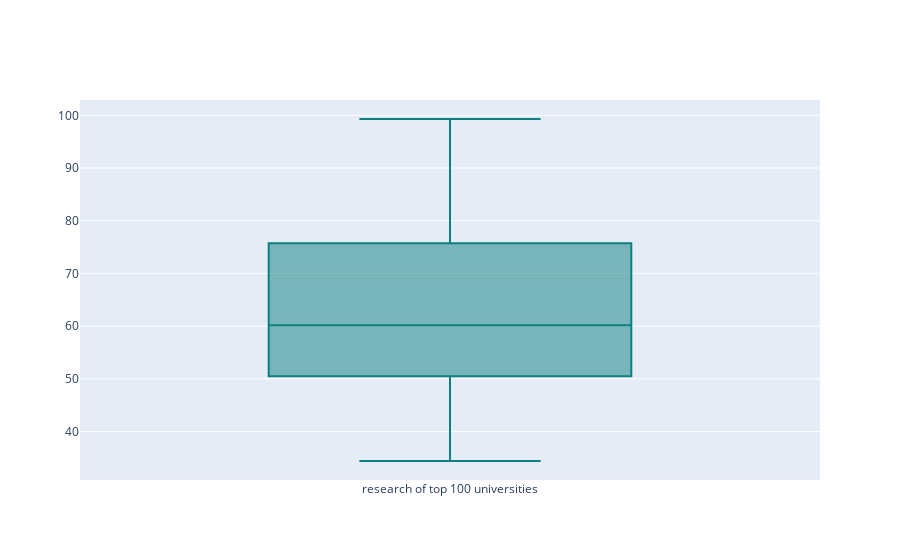

Write notebook code for a chart like this one.
### Code cell
trace=go.Box(
    y=dataSet.head(100).research,
    name='research of top 100 universities',
    marker=dict(
        color='rgb(12,128,128)'
    )
)

data=[trace]
py.offline.iplot(data)

### Figure 1 — Plotly figure (JSON) as saved in the notebook; plotly's stock layout.template omitted (floating-point values rounded to 4 significant figures)
{"data": [{"marker": {"color": "rgb(12,128,128)"}, "name": "research of top 100 universities", "type": "box", "y": [98.7, 98, 91.4, 98.1, 95.4, 94.1, 93.9, 99.3, 94.5, 89.7, 92.9, 87.9, 89.2, 88.8, 87.8, 89.1, 87.9, 73.8, 82.7, 79.3, 71.4, 81.6, 77.1, 71.5, 68.8, 91.9, 72.6, 62.5, 68, 74.8, 75.1, 76.3, 80.9, 72.6, 74.9, 69.2, 61.3, 63, 56.1, 61.9, 51.8, 48.2, 62.4, 72.7, 55.9, 64.6, 50.6, 56.1, 54.7, 48.6, 59.5, 69.1, 52.3, 70.7, 57, 72.6, 77.7, 66.6, 51.9, 50.7, 48.4, 57.5, 45.1, 58.3, 53.8, 54.9, 58.1, 53.1, 50.4, 46.7, 61.9, 55.4, 38.8, 48.7, 36.1, 45.3, 54.5, 43.6, 63.4, 42.4, 53.4, 46.2, 47.5, 54.2, 44.1, 56.2, 56.2, 36.2, 60.8, 47.8, 47, 42.9, 58.7, 36.6, 43.1, 52.2, 37.1, 48.6, 49.2, 34.4]}], "layout": {}}
